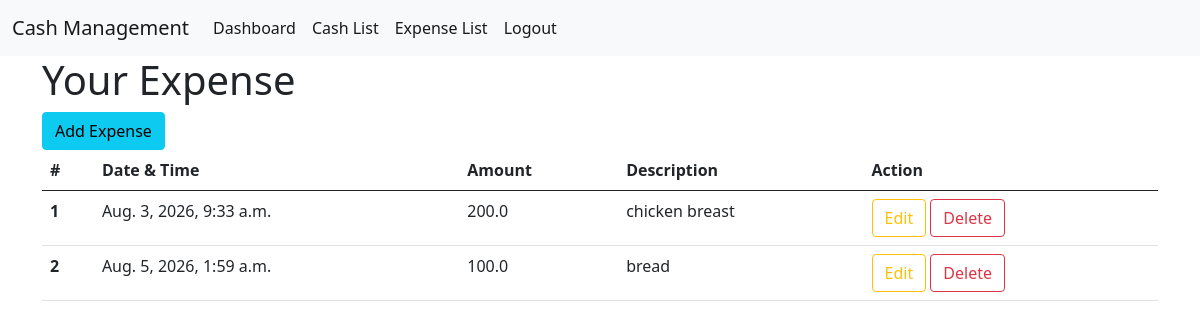
The app's page /expense-list/ (signed in) with its own data.
### cashmanagment_app/models.py (models this page shows, shortened)
class ExpenseModel(models.Model):
    user = models.ForeignKey(UserModel,on_delete=models.CASCADE,related_name='expense_info',null=True)
    datetime = models.DateTimeField(null=True)
    amount = models.FloatField(null=True)
    description = models.TextField(null=True)

### cashmanagment_app/views.py (the view)
# urls.py: path('expense-list/',expense_list,name='expense_list'),
@login_required
def expense_list(request):
    expense_data = ExpenseModel.objects.filter(user = request.user)
    context = {
        'expense_data' : expense_data,
    }
    return render(request,'expense_list.html',context)

### cashmanagment_app/templates/expense_list.html
{% extends 'master/base.html' %}
{% block content %}
<h1>Your Expense</h1>
<a href="{% url 'add_expense' %}" class="btn btn-info">Add Expense</a>
<table class="table">
  <thead>
    <tr>
      <th scope="col">#</th>
      <th scope="col">Date & Time</th>
      <th scope="col">Amount</th>
      <th scope="col">Description</th>
      <th scope="col">Action</th>
    </tr>
  </thead>
  <tbody>
    {% for expense in expense_data %}
    <tr>
      <th scope="row">{{forloop.counter}}</th>
      <td>{{expense.datetime}}</td>
      <td>{{expense.amount}}</td>
      <td>{{expense.description}}</td>
      <td>
        <a href="{% url 'edit_expense' expense.id %}" class="btn btn btn-outline-warning">Edit</a>
        <a href="{% url 'delete_expense' expense.id %}" class="btn btn btn-outline-danger">Delete</a>
      </td>
    </tr>
    {% endfor %}
  </tbody>
</table>
{% endblock content %}

### records on screen
ExpenseModel: datetime "Aug. 3, 2026, 9:33 a.m.", amount "200.0", description "chicken breast"
ExpenseModel: datetime "Aug. 5, 2026, 1:59 a.m.", amount "100.0", description "bread"
